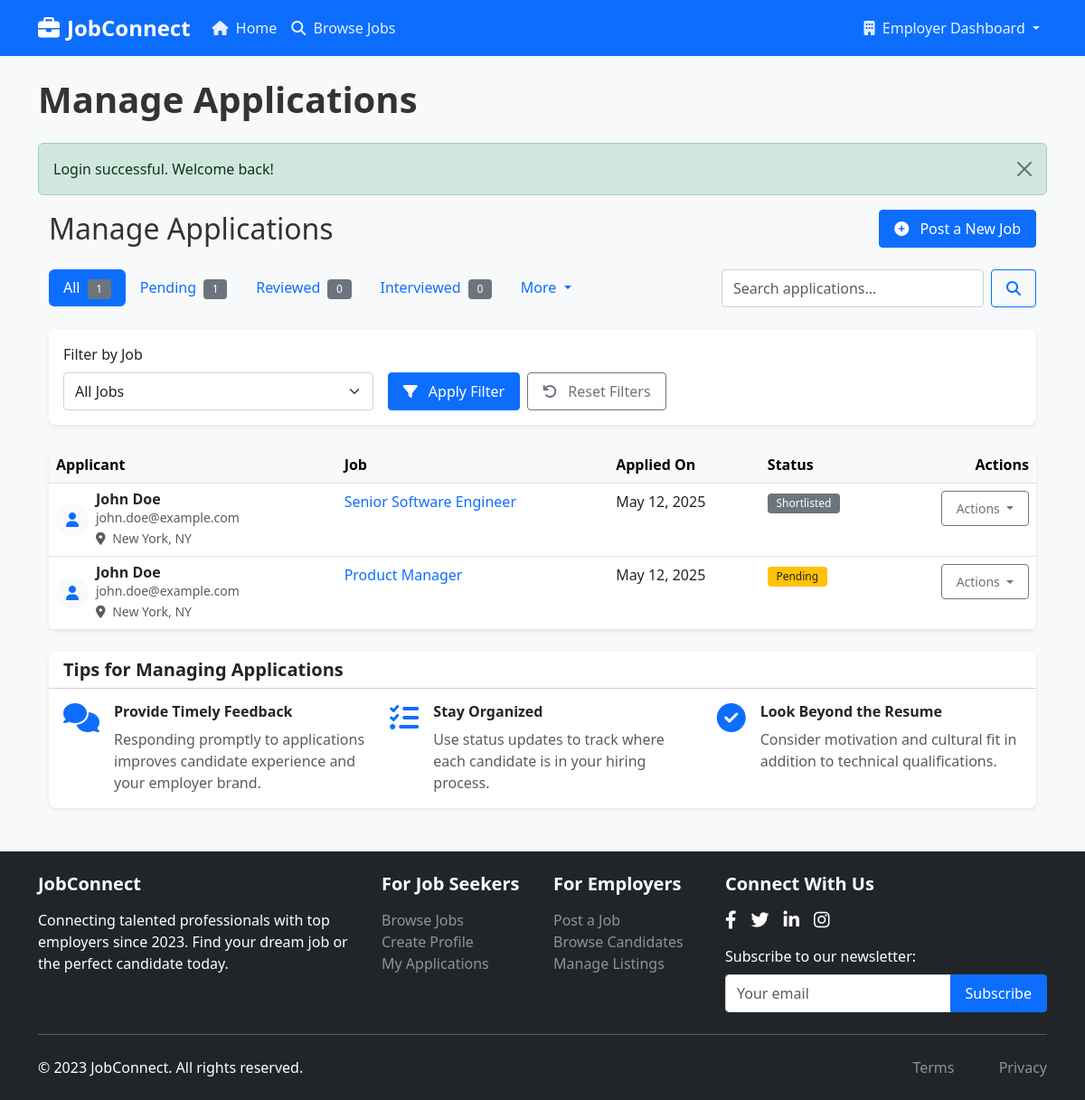
Screenshot of /employer/applications.php (signed in) with the database file from the repository.
### tables this page shows
CREATE TABLE IF NOT EXISTS `applications` (
  `id` int(11) NOT NULL AUTO_INCREMENT,
  `job_id` int(11) NOT NULL,
  `jobseeker_id` int(11) NOT NULL,
  `cover_letter` text DEFAULT NULL,
  `resume` varchar(255) DEFAULT NULL,
  `status` enum('pending','reviewed','shortlisted','rejected','interviewed','offered','hired','withdrawn') NOT NULL DEFAULT 'pending',
  `created_at` timestamp NOT NULL DEFAULT CURRENT_TIMESTAMP,
  `updated_at` timestamp NOT NULL DEFAULT CURRENT_TIMESTAMP ON UPDATE CURRENT_TIMESTAMP,
  PRIMARY KEY (`id`),
  KEY `job_id` (`job_id`),
  KEY `jobseeker_id` (`jobseeker_id`),
  CONSTRAINT `applications_ibfk_1` FOREIGN KEY (`job_id`) REFERENCES `jobs` (`id`) ON DELETE CASCADE,
  CONSTRAINT `applications_ibfk_2` FOREIGN KEY (`jobseeker_id`) REFERENCES `jobseekers` (`id`) ON DELETE CASCADE
);

CREATE TABLE IF NOT EXISTS `jobseekers` (
  `id` int(11) NOT NULL AUTO_INCREMENT,
  `first_name` varchar(100) NOT NULL,
  `last_name` varchar(100) NOT NULL,
  `email` varchar(255) NOT NULL,
  `password` varchar(255) NOT NULL,
  `phone` varchar(20) DEFAULT NULL,
  `location` varchar(255) DEFAULT NULL,
  `resume` varchar(255) DEFAULT NULL,
  `profile_pic` varchar(255) DEFAULT NULL,
  `headline` varchar(255) DEFAULT NULL,
  `summary` text DEFAULT NULL,
  `skills` text DEFAULT NULL,
  `experience_years` int(2) DEFAULT NULL,
  `education_level` varchar(100) DEFAULT NULL,
  `current_position` varchar(255) DEFAULT NULL,
  `current_company` varchar(255) DEFAULT NULL,
  `remember_token` varchar(64) DEFAULT NULL,
  `token_expires` datetime DEFAULT NULL,
  `created_at` timestamp NOT NULL DEFAULT CURRENT_TIMESTAMP,
  `updated_at` timestamp NOT NULL DEFAULT CURRENT_TIMESTAMP ON UPDATE CURRENT_TIMESTAMP,
  PRIMARY KEY (`id`),
  UNIQUE KEY `email` (`email`)
);

CREATE TABLE IF NOT EXISTS `jobs` (
  `id` int(11) NOT NULL AUTO_INCREMENT,
  `employer_id` int(11) NOT NULL,
  `title` varchar(255) NOT NULL,
  `location` varchar(255) DEFAULT NULL,
  `job_type` varchar(50) DEFAULT NULL,
  `category` varchar(100) DEFAULT NULL,
  `description` text NOT NULL,
  `requirements` text DEFAULT NULL,
  `responsibilities` text DEFAULT NULL,
  `salary_min` decimal(10,2) DEFAULT NULL,
  `salary_max` decimal(10,2) DEFAULT NULL,
  `salary_period` varchar(20) DEFAULT NULL,
  `benefits` text DEFAULT NULL,
  `application_url` varchar(255) DEFAULT NULL,
  `featured` tinyint(1) NOT NULL DEFAULT 0,
  `status` enum('draft','active','expired','closed') NOT NULL DEFAULT 'active',
  `created_at` timestamp NOT NULL DEFAULT CURRENT_TIMESTAMP,
  `updated_at` timestamp NOT NULL DEFAULT CURRENT_TIMESTAMP ON UPDATE CURRENT_TIMESTAMP,
  `expires_at` datetime NOT NULL,
  PRIMARY KEY (`id`),
  KEY `employer_id` (`employer_id`),
  CONSTRAINT `jobs_ibfk_1` FOREIGN KEY (`employer_id`) REFERENCES `employers` (`id`) ON DELETE CASCADE
);

### includes/functions.php (called while the page is built, shortened)
<?php
function formatDate($date, $format = 'M j, Y') {
    $timestamp = strtotime($date);
    return date($format, $timestamp);
}
?>

### employer/applications.php (the view, shortened to what this page needs)
<?php
$page_header = "Manage Applications";
require_once '../config/db.php';
require_once '../includes/functions.php';
$status = isset($_GET['status']) ? sanitizeInput($_GET['status']) : '';
$search = isset($_GET['search']) ? sanitizeInput($_GET['search']) : '';
$page = isset($_GET['page']) ? intval($_GET['page']) : 1;
$per_page = 10;
$offset = ($page - 1) * $per_page;
$query = "SELECT a.*, j.title as job_title, CONCAT(js.first_name, ' ', js.last_name) as applicant_name, js.email as applicant_email,
                 js.phone as applicant_phone, js.location as applicant_location
          FROM applications a
          JOIN jobs j ON a.job_id = j.id
          JOIN jobseekers js ON a.jobseeker_id = js.id
          WHERE j.employer_id = ?";
$params = [$_SESSION['user_id']];
$types = "i";
$query .= " ORDER BY a.created_at DESC LIMIT ?, ?";
$params[] = $offset;
$params[] = $per_page;
$types .= "ii";
$stmt = $conn->prepare($query);
$stmt->bind_param($types, ...$params);
$stmt->execute();
$result = $stmt->get_result();
$status_counts_query = "SELECT
                        SUM(CASE WHEN a.status = 'pending' THEN 1 ELSE 0 END) as pending_count,
                        SUM(CASE WHEN a.status = 'reviewed' THEN 1 ELSE 0 END) as reviewed_count,
                        SUM(CASE WHEN a.status = 'interviewed' THEN 1 ELSE 0 END) as interviewed_count,
                        SUM(CASE WHEN a.status = 'offered' THEN 1 ELSE 0 END) as offered_count,
                        SUM(CASE WHEN a.status = 'hired' THEN 1 ELSE 0 END) as hired_count,
                        SUM(CASE WHEN a.status = 'rejected' THEN 1 ELSE 0 END) as rejected_count
                        FROM applications a
                        JOIN jobs j ON a.job_id = j.id
                        WHERE j.employer_id = ?";
$stmt = $conn->prepare($status_counts_query);
$stmt->bind_param("i", $_SESSION['user_id']);
$stmt->execute();
$counts_result = $stmt->get_result();
$status_counts = $counts_result->fetch_assoc();
include_once '../includes/header.php';
?>
<div class="container mb-5">
    <div class="d-flex justify-content-between align-items-center mb-4">
        <h1 class="h2 mb-0"><?php echo $page_header; ?></h1>
        <a href="post-job.php" class="btn btn-primary">
            <i class="fas fa-plus-circle me-2"></i> Post a New Job
        </a>
    </div>
    <div class="row mb-4">
        <div class="col-md-8">
            <ul class="nav nav-pills">
                <li class="nav-item">
                    <a class="nav-link <?php echo empty($status) ? 'active' : ''; ?>" href="<?php echo htmlspecialchars($_SERVER['PHP_SELF']); ?>">
                        All <span class="badge bg-secondary ms-1"><?php echo array_sum($status_counts); ?></span>
                    </a>
                </li>
                <li class="nav-item">
                    <a class="nav-link <?php echo $status === 'pending' ? 'active' : ''; ?>" href="?status=pending">
                        Pending <span class="badge bg-secondary ms-1"><?php echo $status_counts['pending_count']; ?></span>
                    </a>
                </li>
                <li class="nav-item">
                    <a class="nav-link <?php echo $status === 'reviewed' ? 'active' : ''; ?>" href="?status=reviewed">
                        Reviewed <span class="badge bg-secondary ms-1"><?php echo $status_counts['reviewed_count']; ?></span>
                    </a>
                </li>
                <li class="nav-item">
                    <a class="nav-link <?php echo $status === 'interviewed' ? 'active' : ''; ?>" href="?status=interviewed">
                        Interviewed <span class="badge bg-secondary ms-1"><?php echo $status_counts['interviewed_count']; ?></span>
                    </a>
                </li>
                <li class="nav-item dropdown">
                    <a class="nav-link dropdown-toggle <?php echo in_array($status, ['offered', 'hired', 'rejected']) ? 'active' : ''; ?>" data-bs-toggle="dropdown" href="#" role="button" aria-expanded="false">
                        More
                    </a>
                </li>
            </ul>
        </div>
        <div class="col-md-4">
            <form action="<?php echo htmlspecialchars($_SERVER['PHP_SELF']); ?>" method="get" class="d-flex">
                <input type="text" class="form-control me-2" name="search" placeholder="Search applications..." value="<?php echo htmlspecialchars($search); ?>">
                <button type="submit" class="btn btn-outline-primary">
                    <i class="fas fa-search"></i>
                </button>
            </form>
        </div>
    </div>
    <div class="card border-0 shadow-sm mb-4">
        <div class="card-body">
            <form action="<?php echo htmlspecialchars($_SERVER['PHP_SELF']); ?>" method="get" class="row g-3 align-items-end">
                <div class="col-md-4">
                    <label for="job_id" class="form-label">Filter by Job</label>
                    <select class="form-select" id="job_id" name="job_id">
                        <option value="">All Jobs</option>
                    </select>
                </div>
                <div class="col-md-8">
                    <div class="d-flex gap-2">
                        <button type="submit" class="btn btn-primary">
                            <i class="fas fa-filter me-2"></i> Apply Filter
                        </button>
                        <a href="<?php echo htmlspecialchars($_SERVER['PHP_SELF']); ?>" class="btn btn-outline-secondary">
                            <i class="fas fa-undo me-2"></i> Reset Filters
                        </a>
                    </div>
                </div>
            </form>
        </div>
    </div>
    <div class="card border-0 shadow-sm">
        <div class="card-body p-0">
            <?php if($result && $result->num_rows > 0): ?>
                <div class="table-responsive">
                    <table class="table table-hover mb-0">
                        <thead class="table-light">
                            <tr>
                                <th scope="col">Applicant</th>
                                <th scope="col">Job</th>
                                <th scope="col">Applied On</th>
                                <th scope="col">Status</th>
                                <th scope="col" class="text-end">Actions</th>
                            </tr>
                        </thead>
                        <tbody>
                            <?php while($application = $result->fetch_assoc()): ?>
                                <tr>
                                    <td>
                                        <div class="d-flex align-items-center">
                                            <div class="avatar bg-light rounded-circle text-center me-2" style="width: 36px; height: 36px; line-height: 36px;">
                                                <i class="fas fa-user text-primary"></i>
                                            </div>
                                            <div>
                                                <h6 class="mb-0"><?php echo htmlspecialchars($application['applicant_name']); ?></h6>
                                                <div class="small text-muted">
                                                    <span><?php echo htmlspecialchars($application['applicant_email']); ?></span>
                                                </div>
                                                <?php if($application['applicant_location']): ?>
                                                    <small class="text-muted">
                                                        <i class="fas fa-map-marker-alt me-1"></i>
                                                        <?php echo htmlspecialchars($application['applicant_location']); ?>
                                                    </small>
                                                <?php endif; ?>
                                            </div>
                                        </div>
                                    </td>
                                    <td>
                                        <a href="../job-details.php?id=<?php echo $application['job_id']; ?>" class="text-decoration-none">
                                            <?php echo htmlspecialchars($application['job_title']); ?>
                                        </a>
                                    </td>
                                    <td><?php echo formatDate($application['created_at']); ?></td>
                                    <td>
                                        <?php
                                        $status_badges = [
                                            'pending' => 'bg-warning text-dark',
                                            'reviewed' => 'bg-info text-dark',
                                            'interviewed' => 'bg-primary',
                                            'offered' => 'bg-success',
                                            'hired' => 'bg-success',
                                            'rejected' => 'bg-danger'
                                        ];
                                        $badge_class = isset($status_badges[$application['status']]) ? $status_badges[$application['status']] : 'bg-secondary';
                                        ?>
                                        <span class="badge <?php echo $badge_class; ?>">
                                            <?php echo ucfirst($application['status']); ?>
                                        </span>
                                    </td>
                                    <td class="text-end">
                                        <div class="dropdown">
                                            <button class="btn btn-sm btn-outline-secondary dropdown-toggle" type="button" id="applicationAction<?php echo $application['id']; ?>" data-bs-toggle="dropdown" aria-expanded="false">
                                                Actions
                                            </button>
                                        </div>
                                    </td>
                                </tr>
                            <?php endwhile; ?>
                        </tbody>
                    </table>
                </div>
            <?php endif; ?>
        </div>
    </div>
    <div class="card border-0 shadow-sm mt-4">
        <div class="card-header bg-white">
            <h5 class="mb-0">Tips for Managing Applications</h5>
        </div>
        <div class="card-body">
            <div class="row">
                <div class="col-md-4 mb-3 mb-md-0">
                    <div class="d-flex">
                        <div class="me-3 text-primary">
                            <i class="fas fa-comments fa-2x"></i>
                        </div>
                        <div>
                            <h6>Provide Timely Feedback</h6>
                            <p class="text-muted mb-0">Responding promptly to applications improves candidate experience and your employer brand.</p>
                        </div>
                    </div>
                </div>
                <div class="col-md-4 mb-3 mb-md-0">
                    <div class="d-flex">
                        <div class="me-3 text-primary">
                            <i class="fas fa-tasks fa-2x"></i>
                        </div>
                        <div>
                            <h6>Stay Organized</h6>
                            <p class="text-muted mb-0">Use status updates to track where each candidate is in your hiring process.</p>
                        </div>
                    </div>
                </div>
                <div class="col-md-4">
                    <div class="d-flex">
                        <div class="me-3 text-primary">
                            <i class="fas fa-check-circle fa-2x"></i>
                        </div>
                        <div>
                            <h6>Look Beyond the Resume</h6>
                            <p class="text-muted mb-0">Consider motivation and cultural fit in addition to technical qualifications.</p>
                        </div>
                    </div>
                </div>
            </div>
        </div>
    </div>
</div>
<?php
include_once '../includes/footer.php';
?>

### assets/css/style.css (style rules this page uses)
:root { --primary: #0d6efd; --primary-dark: #0a58ca; --secondary: #6c757d; --success: #198754; --info: #0dcaf0; --warning: #ffc107; --danger: #dc3545; --light: #f8f9fa; --dark: #212529; --body-bg: #f8f9fa; --card-border-radius: 0.5rem; --transition-speed: 0.3s; }
body { font-family: 'Segoe UI', Roboto, 'Helvetica Neue', Arial, sans-serif; background-color: var(--body-bg); color: #333; line-height: 1.5; }
h1, h2, h3, h4, h5, h6 { font-weight: 600; line-height: 1.2; }
.card { border-radius: var(--card-border-radius); box-shadow: 0 4px 6px rgba(0, 0, 0, 0.05); transition: transform var(--transition-speed), box-shadow var(--transition-speed); overflow: hidden; }
.card-header { font-weight: 600; background-color: rgba(13, 110, 253, 0.05); }
.badge { font-weight: 500; border-radius: 4px; padding: 0.4em 0.8em; }
.form-control, .form-select { border-radius: 0.25rem; padding: 0.5rem 0.75rem; border: 1px solid #ced4da; }
.form-label { font-weight: 500; margin-bottom: 0.5rem; }
.btn { font-weight: 500; padding: 0.5rem 1rem; border-radius: 0.25rem; transition: all 0.2s; }
.btn-primary { background-color: var(--primary); border-color: var(--primary); }
.btn-outline-primary { color: var(--primary); border-color: var(--primary); }

### rows the page displays
applications: applicant_name "John Doe", jobseeker.email "john.doe@example.com", jobseeker.location "New York, NY", job.title "Senior Software Engineer", created_at "May 12, 2025", status "Shortlisted"
applications: applicant_name "John Doe", jobseeker.email "john.doe@example.com", jobseeker.location "New York, NY", job.title "Product Manager", created_at "May 12, 2025", status "Pending"

### other values shown
$page_header "Manage Applications"
$_SESSION['message'] "Login successful. Welcome back!"
array_sum($status_counts) "1"
$status_counts['pending_count'] "1"
$status_counts['reviewed_count'] "0"
$status_counts['interviewed_count'] "0"
